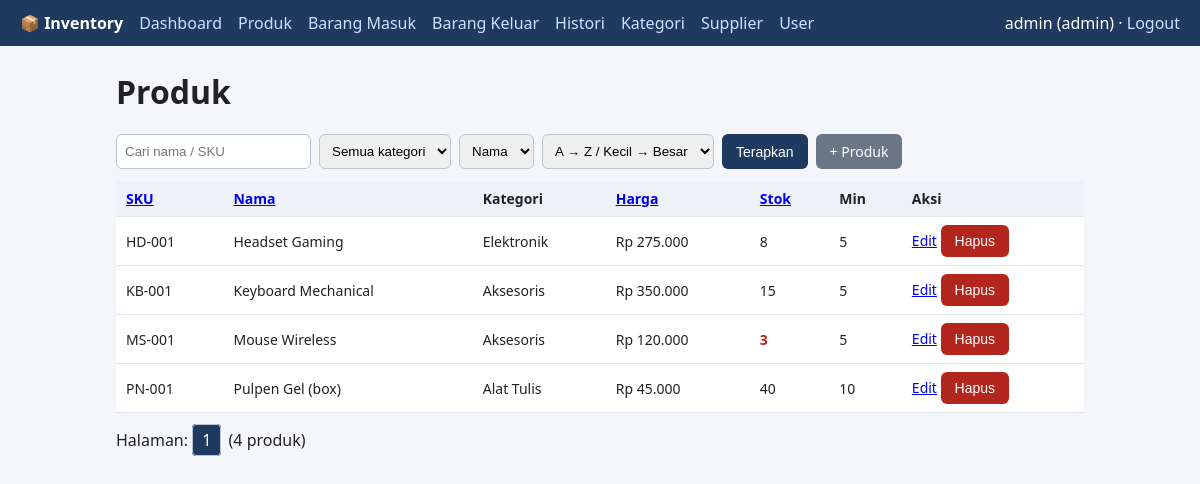
The page /products/index.php (signed in) on the database its author committed.
### tables this page shows
CREATE TABLE products (
    id INT PRIMARY KEY AUTO_INCREMENT,
    category_id INT NOT NULL,
    sku VARCHAR(50) NOT NULL UNIQUE,
    name VARCHAR(150) NOT NULL,
    price DECIMAL(12,2) NOT NULL CHECK (price >= 0),
    stock INT NOT NULL DEFAULT 0 CHECK (stock >= 0),
    minimum_stock INT NOT NULL DEFAULT 5 CHECK (minimum_stock >= 0),
    FOREIGN KEY (category_id) REFERENCES categories(id)
        ON UPDATE CASCADE ON DELETE RESTRICT
);

CREATE TABLE categories (
    id INT PRIMARY KEY AUTO_INCREMENT,
    name VARCHAR(100) NOT NULL UNIQUE
);

### helpers/auth.php (called while the page is built, shortened)
<?php
function current_user(): ?array
{
    return $_SESSION['user'] ?? null;
}
function is_admin(): bool
{
    return (current_user()['role'] ?? '') === 'admin';
}

### helpers/escape.php (called while the page is built)
<?php
function e($value): string
{
    return htmlspecialchars((string) $value, ENT_QUOTES, 'UTF-8');
}

### helpers/validation.php (called while the page is built, shortened)
<?php
function clean_str($value, int $max = 255): string
{
    return mb_substr(trim((string) $value), 0, $max);
}
function rupiah($n): string
{
    return 'Rp ' . number_format((float) $n, 0, ',', '.');
}

### public/products/index.php (the view, shortened to what this page needs)
<?php
require_once __DIR__ . '/../../helpers/auth.php';
require_once __DIR__ . '/../../helpers/validation.php';
require_once __DIR__ . '/../../config/database.php';
$q        = clean_str($_GET['q'] ?? '', 100);
$allowedSort = ['name' => 'p.name', 'price' => 'p.price', 'stock' => 'p.stock', 'sku' => 'p.sku'];
$sortKey  = array_key_exists($_GET['sort'] ?? '', $allowedSort) ? $_GET['sort'] : 'name';
$sortCol  = $allowedSort[$sortKey];
$dir      = (($_GET['dir'] ?? 'asc') === 'desc') ? 'DESC' : 'ASC';
$where = []; $params = [];
$whereSql = $where ? 'WHERE ' . implode(' AND ', $where) : '';
$page    = max(1, (int) ($_GET['page'] ?? 1));
$perPage = 10;
$cnt = $pdo->prepare("SELECT COUNT(*) FROM products p $whereSql");
$cnt->execute($params);
$total      = (int) $cnt->fetchColumn();
$totalPages = max(1, (int) ceil($total / $perPage));
$page       = min($page, $totalPages);
$offset     = ($page - 1) * $perPage;
$sql = "SELECT p.*, c.name AS category_name
        FROM products p JOIN categories c ON c.id = p.category_id
        $whereSql ORDER BY $sortCol $dir LIMIT :limit OFFSET :offset";
$stmt = $pdo->prepare($sql);
$stmt->bindValue(':limit', $perPage, PDO::PARAM_INT);
$stmt->bindValue(':offset', $offset, PDO::PARAM_INT);
$stmt->execute();
$products = $stmt->fetchAll();
function page_url(int $p): string {
    $qs = $_GET; $qs['page'] = $p;
    return '?' . http_build_query($qs);
}
function sort_url(string $key): string {
    $qs = $_GET;
    $qs['dir']  = (($qs['sort'] ?? '') === $key && ($qs['dir'] ?? 'asc') === 'asc') ? 'desc' : 'asc';
    $qs['sort'] = $key; $qs['page'] = 1;
    return '?' . http_build_query($qs);
}
$title = 'Produk'; $root = '../';
require __DIR__ . '/../../views/header.php';
?>
<h1>Produk</h1>
<form class="filters" method="get">
  <input name="q" placeholder="Cari nama / SKU" value="<?= e($q) ?>">
  <select name="category">
    <option value="">Semua kategori</option>
  </select>
  <select name="sort">
    <?php foreach (['name'=>'Nama','sku'=>'SKU','price'=>'Harga','stock'=>'Stok'] as $k => $lbl): ?>
      <option value="<?= e($k) ?>" <?= $sortKey === $k ? 'selected' : '' ?>><?= e($lbl) ?></option>
    <?php endforeach; ?>
  </select>
  <select name="dir">
    <option value="asc"  <?= $dir === 'ASC'  ? 'selected' : '' ?>>A → Z / Kecil → Besar</option>
  </select>
  <button>Terapkan</button>
  <?php if (is_admin()): ?><a class="btn gray" href="form.php">+ Produk</a><?php endif; ?>
</form>
<table>
<tr><th><a href="<?= e(sort_url('sku')) ?>">SKU</a></th><th><a href="<?= e(sort_url('name')) ?>">Nama</a></th>
<th>Kategori</th><th><a href="<?= e(sort_url('price')) ?>">Harga</a></th>
<th><a href="<?= e(sort_url('stock')) ?>">Stok</a></th><th>Min</th><?php if (is_admin()): ?><th>Aksi</th><?php endif; ?></tr>
<?php foreach ($products as $p): ?>
<tr>
  <td><?= e($p['sku']) ?></td><td><?= e($p['name']) ?></td><td><?= e($p['category_name']) ?></td>
  <td><?= e(rupiah($p['price'])) ?></td>
  <td class="<?= $p['stock'] <= $p['minimum_stock'] ? 'low' : '' ?>"><?= (int)$p['stock'] ?></td>
  <td><?= (int)$p['minimum_stock'] ?></td>
  <?php if (is_admin()): ?>
  <td><a href="form.php?id=<?= (int)$p['id'] ?>">Edit</a>
    <form class="inline" method="post" action="delete.php" onsubmit="return confirm('Hapus produk ini?')">
      <button class="btn danger">Hapus</button>
    </form></td>
  <?php endif; ?>
</tr>
<?php endforeach; if (!$products): ?><tr><td colspan="7">Data tidak ditemukan.</td></tr><?php endif; ?>
</table>
<p class="pager">Halaman:
<?php for ($i = 1; $i <= $totalPages; $i++): ?>
  <a class="<?= $i === $page ? 'cur' : '' ?>" href="<?= e(page_url($i)) ?>"><?= $i ?></a>
<?php endfor; ?>
 (<?= $total ?> produk)</p>
<?php require __DIR__ . '/../../views/footer.php';

### views/header.php (shortened to what this page needs)
<?php
require_once __DIR__ . '/../helpers/escape.php';
$root = $root ?? '';
$user = current_user();
?>
<!DOCTYPE html>
<html lang="id">
<head>
<link rel="stylesheet" href="<?= $root ?>assets/style.css">
</head>
<body>
<?php if ($user): ?>
<nav>
  <strong>📦 Inventory</strong>
  <a href="<?= $root ?>dashboard.php">Dashboard</a>
  <a href="<?= $root ?>products/index.php">Produk</a>
  <a href="<?= $root ?>stock/in.php">Barang Masuk</a>
  <a href="<?= $root ?>stock/out.php">Barang Keluar</a>
  <a href="<?= $root ?>stock/history.php">Histori</a>
  <?php if (is_admin()): ?>
    <a href="<?= $root ?>categories/index.php">Kategori</a>
    <a href="<?= $root ?>suppliers/index.php">Supplier</a>
    <a href="<?= $root ?>users/index.php">User</a>
  <?php endif; ?>
  <span class="right"><?= e($user['username']) ?> (<?= e($user['role']) ?>)
    · <a href="<?= $root ?>logout.php">Logout</a></span>
</nav>
<?php endif; ?>
<main>

### views/footer.php
</main>
</body>
</html>

### public/assets/style.css (style rules this page uses)
* { box-sizing:border-box }
body { font-family:system-ui,Arial,sans-serif;margin:0;background:#f4f6f9;color:#222 }
nav { background:#1f3a5f;color:#fff;padding:12px 20px;display:flex;gap:16px;align-items:center;flex-wrap:wrap }
nav a { color:#cfe0ff;text-decoration:none }
nav .right { margin-left:auto }
main { max-width:1000px;margin:24px auto;padding:0 16px }
h1 { margin-top:0 }
table { width:100%;border-collapse:collapse;background:#fff }
th,td { padding:8px 10px;border-bottom:1px solid #e3e7ee;text-align:left;font-size:14px }
th { background:#eef2f8 }
input,select,textarea { width:100%;padding:8px;border:1px solid #bcc5d3;border-radius:6px }
button,.btn { background:#1f3a5f;color:#fff;border:0;padding:8px 14px;border-radius:6px;cursor:pointer;text-decoration:none;display:inline-block;font-size:14px }
.btn.danger { background:#b3261e }
.btn.gray { background:#6b7686 }
.filters { display:flex;gap:8px;flex-wrap:wrap;margin-bottom:12px }
.filters input,.filters select { width:auto }
.low { color:#b3261e;font-weight:700 }
.pager a { padding:4px 9px;border:1px solid #bcc5d3;border-radius:4px;text-decoration:none;color:#1f3a5f;margin-right:3px }
.pager a.cur { background:#1f3a5f;color:#fff }
.inline { display:inline }

### rows shown on the page
products: sku "HD-001", name "Headset Gaming", category.name "Elektronik", price "Rp 275.000", stock "8", minimum_stock "5"
products: sku "KB-001", name "Keyboard Mechanical", category.name "Aksesoris", price "Rp 350.000", stock "15", minimum_stock "5"
products: sku "MS-001", name "Mouse Wireless", category.name "Aksesoris", price "Rp 120.000", stock "3", minimum_stock "5"
products: sku "PN-001", name "Pulpen Gel (box)", category.name "Alat Tulis", price "Rp 45.000", stock "40", minimum_stock "10"

### other values the page prints
$user['username'] "admin"
$user['role'] "admin"
$total "4"
form field sort "Nama"
